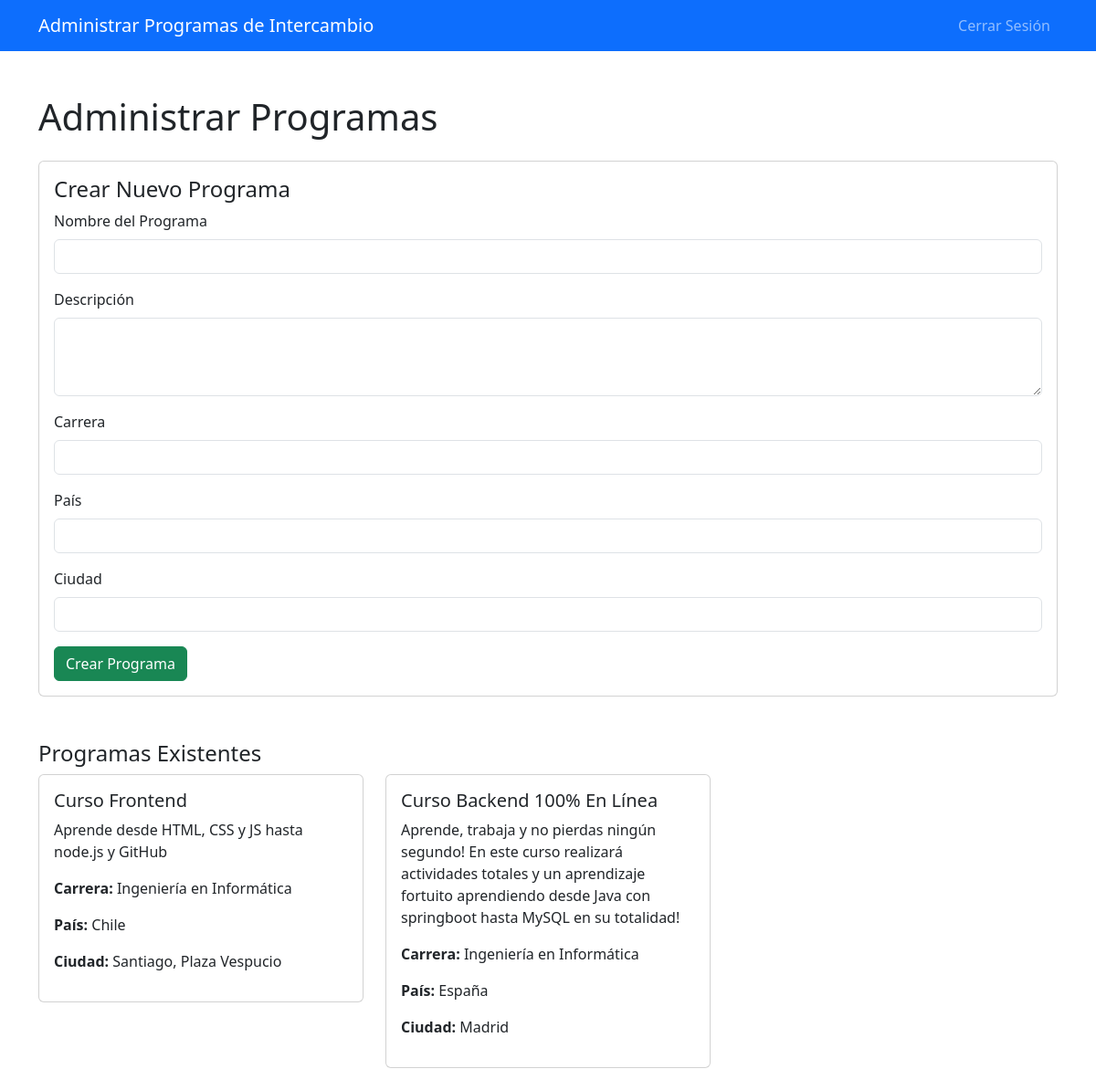
Before: /programas/admin (signed in) with the older database file.
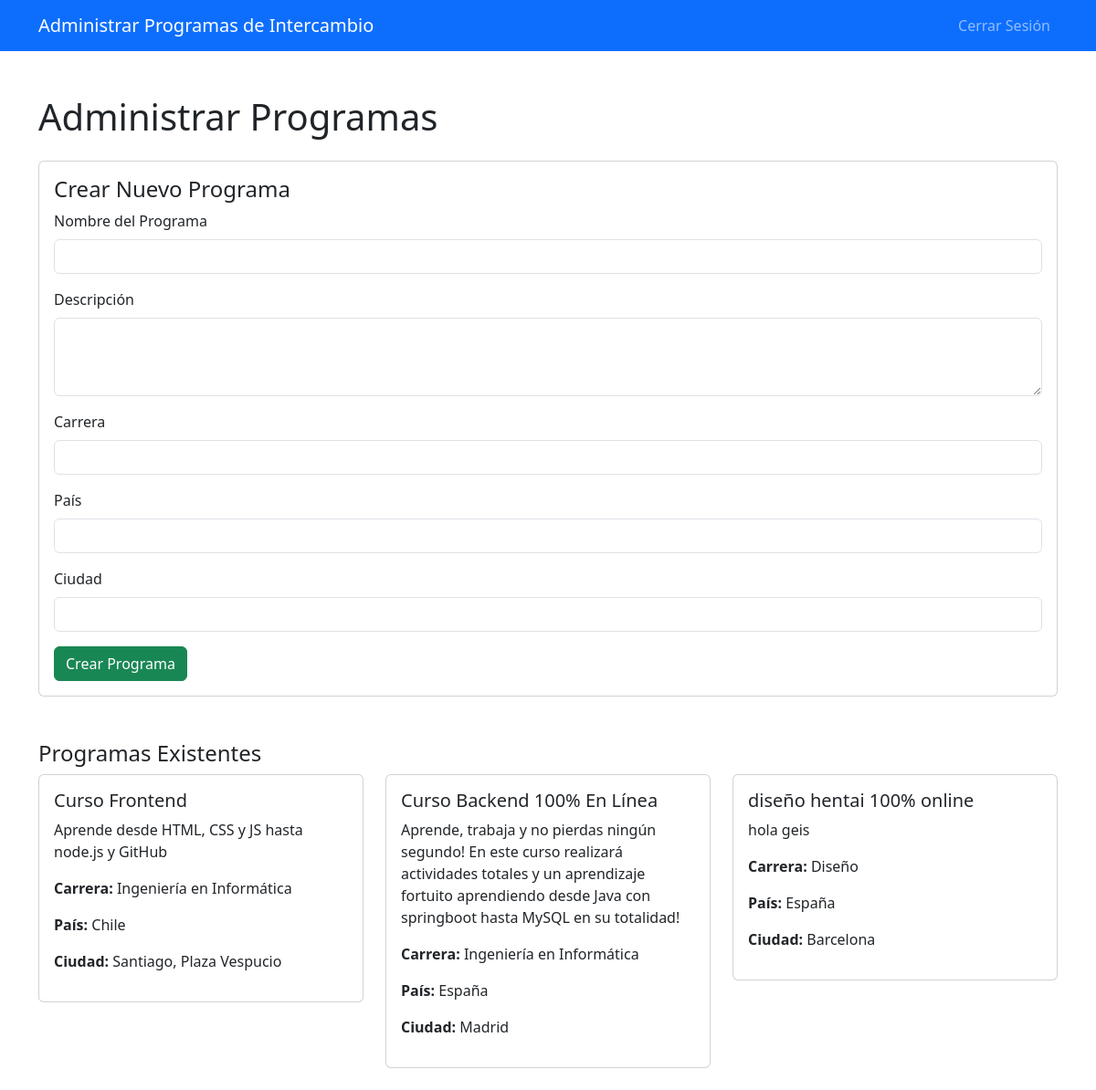
After: the same page with the newer database file.
### sgi_web/models.py (models this page shows, shortened)
class Programa(models.Model):
    nombre = models.CharField(max_length=255)
    descripcion = models.TextField()
    carrera = models.TextField()
    pais = models.TextField()
    ciudad = models.TextField()
    fecha_creacion = models.DateTimeField(auto_now_add=True)

### sgi_web/views.py (the view, shortened to what this page needs)
# urls.py: path('programas/admin', views.programa_admin, name='programas/admin'),
@login_required
def programa_admin(request):
    if not es_personal_cem(request.user):
        return redirect('programa/alumno')  # Redirigir si no es Personal-CEM
    programas = Programa.objects.all()
    return render(request, 'programas/admin.html', {
        'programas': programas,
    })

### sgi_web/views.py (called while the page is built)
def es_personal_cem(user):
    return user.groups.filter(name__in=['Personal-CEM', 'Administrador']).exists()

### sgi_web/templates/programas/admin.html (shortened to what this page needs)
<!DOCTYPE html>
<html lang="es">
<head>
    <link href="https://cdn.jsdelivr.net/npm/bootstrap@5.3.0-alpha1/dist/css/bootstrap.min.css" rel="stylesheet">
</head>
<body>
    <nav class="navbar navbar-expand-lg navbar-dark bg-primary">
        <div class="container">
            <a class="navbar-brand" href="#">Administrar Programas de Intercambio</a>
            <div class="collapse navbar-collapse" id="navbarNav">
                <ul class="navbar-nav ms-auto">
                    <li class="nav-item">
                        <a class="nav-link" href="/logout">Cerrar Sesión</a>
                    </li>
                </ul>
            </div>
        </div>
    </nav>
    <div class="container mt-5">
        <h1>Administrar Programas</h1>
        <div class="card mt-4">
            <div class="card-body">
                <h4>Crear Nuevo Programa</h4>
                <form method="POST">
                    <div class="mb-3">
                        <label for="nombre" class="form-label">Nombre del Programa</label>
                        <input type="text" class="form-control" id="nombre" name="nombre" required>
                    </div>
                    <div class="mb-3">
                        <label for="descripcion" class="form-label">Descripción</label>
                        <textarea class="form-control" id="descripcion" name="descripcion" rows="3" required></textarea>
                    </div>
                    <div class="mb-3">
                        <label for="carrera" class="form-label">Carrera</label>
                        <input type="text" class="form-control" id="carrera" name="carrera" required>
                    </div>
                    <div class="mb-3">
                        <label for="pais" class="form-label">País</label>
                        <input type="text" class="form-control" id="pais" name="pais" required>
                    </div>
                    <div class="mb-3">
                        <label for="ciudad" class="form-label">Ciudad</label>
                        <input type="text" class="form-control" id="ciudad" name="ciudad" required>
                    </div>
                    <button type="submit" class="btn btn-success">Crear Programa</button>
                </form>
            </div>
        </div>
        <div class="mt-5">
            <h4>Programas Existentes</h4>
            <div class="row">
                {% for programa in programas %}
                <div class="col-md-4 mb-4">
                    <div class="card">
                        <div class="card-body">
                            <h5 class="card-title">{{ programa.nombre }}</h5>
                            <p class="card-text">{{ programa.descripcion }}</p>
                            <p><strong>Carrera:</strong> {{ programa.carrera }}</p>
                            <p><strong>País:</strong> {{ programa.pais }}</p>
                            <p><strong>Ciudad:</strong> {{ programa.ciudad }}</p>
                        </div>
                    </div>
                </div>
                {% empty %}
                <p>No hay programas registrados.</p>
                {% endfor %}
            </div>
        </div>
    </div>
</body>
</html>

Changed rows visible on the page:
added Programa: nombre "diseño hentai 100% online", descripcion "hola geis", carrera "Diseño", pais "España", ciudad "Barcelona"
